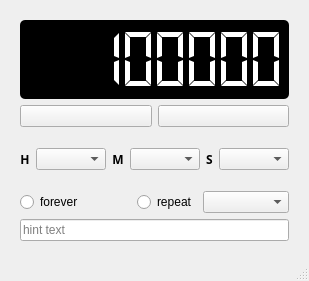
<?xml version="1.0" encoding="UTF-8"?>
<ui version="4.0">
 <class>MainWindow</class>
 <widget class="QMainWindow" name="MainWindow">
  <property name="geometry">
   <rect>
    <x>0</x>
    <y>0</y>
    <width>309</width>
    <height>281</height>
   </rect>
  </property>
  <property name="minimumSize">
   <size>
    <width>309</width>
    <height>281</height>
   </size>
  </property>
  <property name="maximumSize">
   <size>
    <width>309</width>
    <height>281</height>
   </size>
  </property>
  <property name="windowTitle">
   <string>MainWindow</string>
  </property>
  <widget class="QWidget" name="centralwidget">
   <widget class="QWidget" name="layoutWidget">
    <property name="geometry">
     <rect>
      <x>0</x>
      <y>0</y>
      <width>309</width>
      <height>261</height>
     </rect>
    </property>
    <layout class="QVBoxLayout" name="verticalLayout_2">
     <property name="leftMargin">
      <number>20</number>
     </property>
     <property name="topMargin">
      <number>20</number>
     </property>
     <property name="rightMargin">
      <number>20</number>
     </property>
     <property name="bottomMargin">
      <number>20</number>
     </property>
     <item>
      <widget class="QLCDNumber" name="timer_lcd">
       <property name="font">
        <font>
         <family>Agency FB</family>
         <pointsize>36</pointsize>
        </font>
       </property>
       <property name="styleSheet">
        <string notr="true">QLCDNumber{
	color:rgb(255, 255, 255);
	background-color:rgb(0, 0, 0);
	border-radius: 5px;
}</string>
       </property>
       <property name="digitCount">
        <number>8</number>
       </property>
       <property name="segmentStyle">
        <enum>QLCDNumber::Flat</enum>
       </property>
       <property name="value" stdset="0">
        <double>12345678.000000000000000</double>
       </property>
      </widget>
     </item>
     <item>
      <layout class="QVBoxLayout" name="verticalLayout">
       <item>
        <layout class="QHBoxLayout" name="horizontalLayout">
         <item>
          <widget class="QPushButton" name="play_pause_btn">
           <property name="text">
            <string/>
           </property>
           <property name="icon">
            <iconset>
             <normaloff>play-button.png</normaloff>play-button.png</iconset>
           </property>
           <property name="checkable">
            <bool>true</bool>
           </property>
           <property name="checked">
            <bool>false</bool>
           </property>
          </widget>
         </item>
         <item>
          <widget class="QPushButton" name="stop_btn">
           <property name="text">
            <string/>
           </property>
           <property name="icon">
            <iconset>
             <normaloff>stop-button.png</normaloff>stop-button.png</iconset>
           </property>
           <property name="checkable">
            <bool>false</bool>
           </property>
           <property name="checked">
            <bool>false</bool>
           </property>
          </widget>
         </item>
        </layout>
       </item>
       <item>
        <spacer name="verticalSpacer">
         <property name="orientation">
          <enum>Qt::Vertical</enum>
         </property>
         <property name="sizeType">
          <enum>QSizePolicy::Fixed</enum>
         </property>
         <property name="sizeHint" stdset="0">
          <size>
           <width>20</width>
           <height>15</height>
          </size>
         </property>
        </spacer>
       </item>
       <item>
        <layout class="QHBoxLayout" name="horizontalLayout_2">
         <item alignment="Qt::AlignRight">
          <widget class="QLabel" name="label">
           <property name="font">
            <font>
             <family>微軟正黑體</family>
             <weight>75</weight>
             <bold>true</bold>
            </font>
           </property>
           <property name="text">
            <string>H</string>
           </property>
           <property name="alignment">
            <set>Qt::AlignCenter</set>
           </property>
          </widget>
         </item>
         <item>
          <widget class="QComboBox" name="hour_combo"/>
         </item>
         <item alignment="Qt::AlignRight">
          <widget class="QLabel" name="label_2">
           <property name="font">
            <font>
             <family>微軟正黑體</family>
             <weight>75</weight>
             <bold>true</bold>
            </font>
           </property>
           <property name="text">
            <string>M</string>
           </property>
           <property name="alignment">
            <set>Qt::AlignCenter</set>
           </property>
          </widget>
         </item>
         <item>
          <widget class="QComboBox" name="minute_combo">
           <property name="maxCount">
            <number>60</number>
           </property>
          </widget>
         </item>
         <item alignment="Qt::AlignRight">
          <widget class="QLabel" name="label_3">
           <property name="font">
            <font>
             <family>微軟正黑體</family>
             <weight>75</weight>
             <bold>true</bold>
            </font>
           </property>
           <property name="text">
            <string>S</string>
           </property>
           <property name="alignment">
            <set>Qt::AlignCenter</set>
           </property>
          </widget>
         </item>
         <item>
          <widget class="QComboBox" name="second_combo"/>
         </item>
        </layout>
       </item>
       <item>
        <spacer name="verticalSpacer_2">
         <property name="orientation">
          <enum>Qt::Vertical</enum>
         </property>
         <property name="sizeType">
          <enum>QSizePolicy::Fixed</enum>
         </property>
         <property name="sizeHint" stdset="0">
          <size>
           <width>20</width>
           <height>15</height>
          </size>
         </property>
        </spacer>
       </item>
       <item>
        <layout class="QHBoxLayout" name="horizontalLayout_3">
         <item>
          <widget class="QRadioButton" name="forever_radio">
           <property name="text">
            <string>forever</string>
           </property>
           <attribute name="buttonGroup">
            <string notr="true">buttonGroup</string>
           </attribute>
          </widget>
         </item>
         <item alignment="Qt::AlignRight">
          <widget class="QRadioButton" name="repeat_radio">
           <property name="text">
            <string>repeat</string>
           </property>
           <attribute name="buttonGroup">
            <string notr="true">buttonGroup</string>
           </attribute>
          </widget>
         </item>
         <item>
          <widget class="QComboBox" name="repeat_combo">
           <property name="editable">
            <bool>false</bool>
           </property>
          </widget>
         </item>
        </layout>
       </item>
       <item>
        <widget class="QLineEdit" name="hint_line">
         <property name="layoutDirection">
          <enum>Qt::LeftToRight</enum>
         </property>
         <property name="text">
          <string/>
         </property>
         <property name="placeholderText">
          <string>hint text</string>
         </property>
         <property name="cursorMoveStyle">
          <enum>Qt::LogicalMoveStyle</enum>
         </property>
        </widget>
       </item>
      </layout>
     </item>
    </layout>
   </widget>
  </widget>
  <widget class="QMenuBar" name="menubar">
   <property name="geometry">
    <rect>
     <x>0</x>
     <y>0</y>
     <width>309</width>
     <height>21</height>
    </rect>
   </property>
  </widget>
  <widget class="QStatusBar" name="statusbar"/>
 </widget>
 <resources/>
 <connections/>
 <buttongroups>
  <buttongroup name="buttonGroup"/>
 </buttongroups>
</ui>
